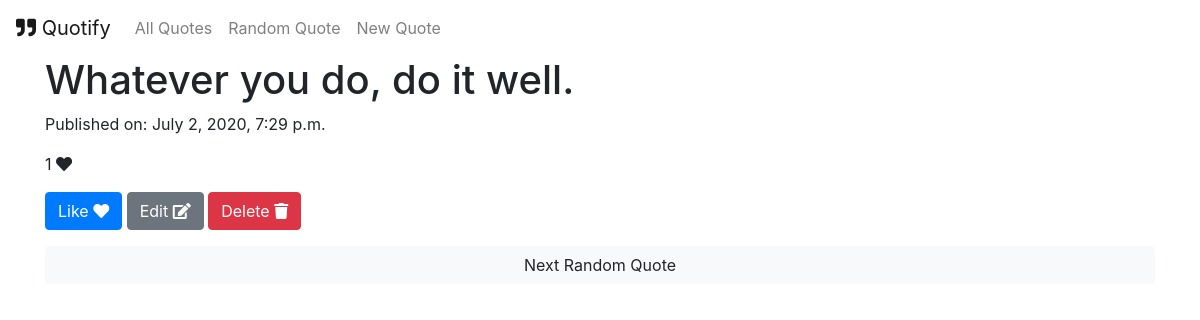
Page /14/ on the committed database.
### quotes/models.py (models this page shows, shortened)
class Quote(models.Model):
    quote_text = models.CharField(max_length=1000)
    pub_date = models.DateTimeField('date published', auto_now=True)
    likes = models.IntegerField(default=0)

### quotes/views.py (the view)
# urls.py: path('<int:pk>/', views.DetailView.as_view(), name='detail'),
class DetailView(generic.DetailView):
    model = Quote
    template_name = 'quotes/detail.html'

### quotes/templates/quotes/detail.html (shortened to what this page needs)
{% extends 'quotes/base.html' %}
{% block content %}
    <h1>{{ quote.quote_text }}</h1>
    <p>Published on: {{ quote.pub_date }}</p>
    <p>{{ quote.likes }} <i class="fas fa-heart"></i></p>
    <a class="btn btn-primary" href="{% url 'quotes:like' quote.id %}">Like <i class="fas fa-heart"></i></a>
    <a class="btn btn-secondary" href="{% url 'quotes:edit' quote.id %}">Edit <i class="fas fa-edit"></i></a>
    <a class="btn btn-danger" href="{% url 'quotes:delete' quote.id %}">Delete <i class="fas fa-trash"></i></a>
    <p><a class="btn btn-light btn-block" href="{% url 'quotes:random' %}">Next Random Quote</a></p>
{% endblock %}

### rows in the picture
Quote: quote_text "Whatever you do, do it well.", pub_date "July 2, 2020, 7:29 p.m.", likes "1"
